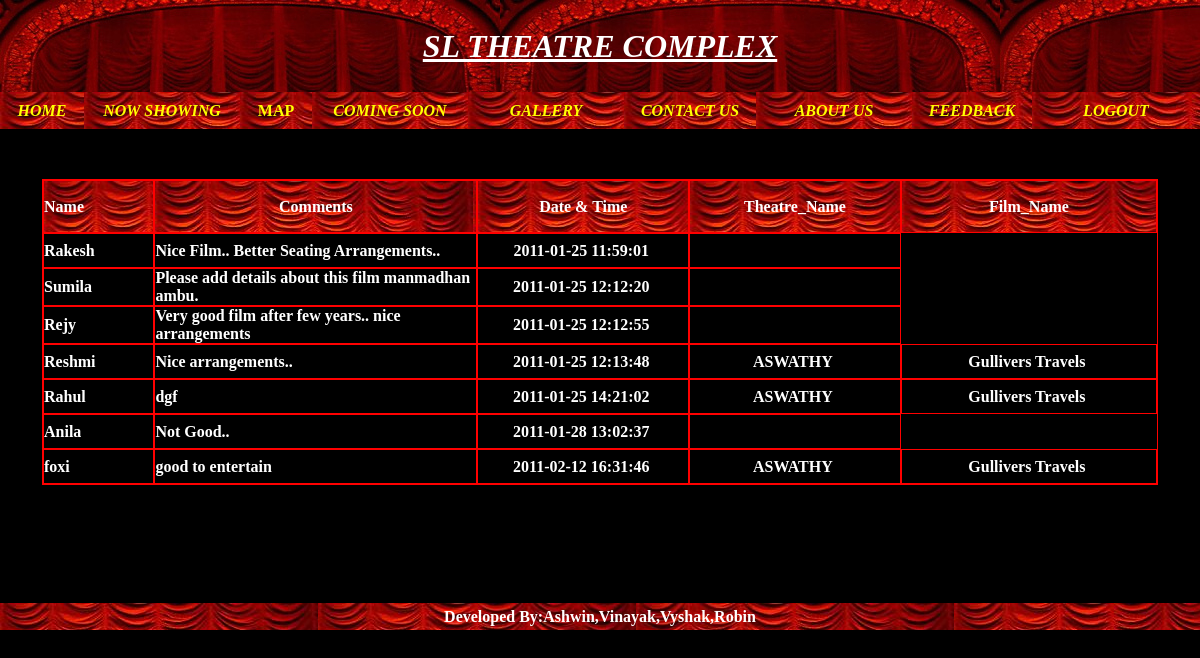
/View_Add_comments.php, run on the app's committed database.
### tables this page shows
CREATE TABLE IF NOT EXISTS `comments` (
  `Id` int(25) NOT NULL AUTO_INCREMENT,
  `Emailid` varchar(25) NOT NULL,
  `Name` varchar(25) NOT NULL,
  `comments` varchar(50) NOT NULL,
  `Date` datetime NOT NULL,
  `showid` int(25) NOT NULL,
  PRIMARY KEY (`Id`)
);

CREATE TABLE IF NOT EXISTS `theatre_shows` (
  `showid` bigint(25) NOT NULL AUTO_INCREMENT,
  `Date` date NOT NULL,
  `Theatre_name` varchar(35) NOT NULL,
  `Shows` varchar(25) NOT NULL,
  `showtime` time NOT NULL,
  `Film_name` varchar(50) NOT NULL,
  `Photo` varchar(100) NOT NULL,
  `Film_Description` text NOT NULL,
  `enddate` date NOT NULL,
  PRIMARY KEY (`showid`)
);

### View_Add_comments.php (the view, shortened to what this page needs)
<!DOCTYPE html PUBLIC "-//W3C//DTD XHTML 1.0 Transitional//EN" "http://www.w3.org/TR/xhtml1/DTD/xhtml1-transitional.dtd">
<html xmlns="http://www.w3.org/1999/xhtml">
<head>
</head>
<body>
<form name="f1" method="post" action="">
<?php
$con=mysql_connect("localhost","root","");
    $qry="select *from comments";
    $res=mysql_query($qry,$con);
	?>
<div id="Layer1">
  <table width="100%" height="92" border="0" cellpadding="0" cellspacing="0">
    <tr>
      <td background="pic/curtains08-02-22.jpg" bgcolor="#E0DFE3"><div align="center" class="style1">
        <div align="center" class="style3 style8"><ins>SL THEATRE COMPLEX </ins></div>
      </div></td>
    </tr>
  </table>
  <table width="100%" height="37" border="0" cellpadding="0" cellspacing="0">
    <tr>
      <td width="7%" height="37" background="pic/CURTAIN.JPG" bgcolor="#E0DFE3"><div align="center" class="style2"><a href="mainpage.php">HOME</a></div></td>
      <td width="13%" background="pic/CURTAIN.JPG" bgcolor="#E0DFE3"><div align="center" class="style6"><a href="nowshowing.php">NOW SHOWING </a></div></td>
      <td width="6%" background="pic/CURTAIN.JPG" bgcolor="#E0DFE3"><div align="center"><a href="map.php">MAP</a></div></td>
      <td width="13%" background="pic/CURTAIN.JPG" bgcolor="#E0DFE3"><div align="center" class="style6"><a href="comingsoon.php">COMING SOON </a></div></td>
      <td width="13%" background="pic/CURTAIN.JPG" bgcolor="#E0DFE3"><div align="center" class="style6"><a href="gallery.php">GALLERY</a><a href="ECoupon.php"></a></div></td>
      <td width="11%" background="pic/CURTAIN.JPG" bgcolor="#E0DFE3"><div align="center" class="style6"><a href="gallery.php"></a><a href="contactus.php">CONTACT US</a></div></td>
      <td width="13%" background="pic/CURTAIN.JPG" bgcolor="#E0DFE3"><div align="center" class="style6"><a href="contactus.php"></a> <a href="aboutus.php">ABOUT US</a></div></td>
      <td width="10%" background="pic/CURTAIN.JPG" bgcolor="#E0DFE3"><div align="center" class="style6"><a href="aboutus.php"></a> <a href="feedback.php" class="style16">FEEDBACK</a></div></td>
      <td width="14%" background="pic/CURTAIN.JPG" bgcolor="#E0DFE3"><div align="center" class="style22"><a href="index.php">LOGOUT</a></div></td>
    </tr>
  </table>
  <p>&nbsp;</p>
  <table width="93%" height="84" border="1" align="center" cellpadding="0" cellspacing="0" bordercolor="#FF0000">
    <tr>
      <th height="51" background="pic/CURTAIN.JPG" scope="col"><div align="left">Name</div></th>
      <th background="pic/CURTAIN.JPG" scope="col">Comments</th>
      <th background="pic/CURTAIN.JPG" scope="col">Date &amp; Time</th>
      <th background="pic/CURTAIN.JPG" scope="col">Theatre_Name </th>
      <th background="pic/CURTAIN.JPG" scope="col">Film_Name</th>
    </tr>
	 <?php
  while($row=mysql_fetch_array($res))
	{
	$Name=$row['Name'];
	$comments=$row['comments'];
	$date=$row['Date'];
	$showid=$row['showid'];
	?>
    <tr>
      <th width="10%" height="33" scope="col"><div align="left"><?php echo $Name; ?></div></th>
      <th width="29%" scope="col"><div align="left"><?php echo $comments;?></div></th>
      <th width="19%" scope="col"><?php echo $date;?>&nbsp;</th>
      <th width="19%" scope="col"><?php
	  $qry1="select *from theatre_shows where showid=$showid";
    $res1=mysql_query($qry1,$con);
	while($row1=mysql_fetch_array($res1))
	{
	echo $row1['Theatre_name'];
	 ?>&nbsp;</th>
      <th width="23%" scope="col"><div align="center"><?php echo $row1['Film_name']; ?>&nbsp;
            <?php } ?>
      </div></th>
    </tr>
	   <?php } ?>
  <p>&nbsp;</p>
  <p>&nbsp;</p>
  <p>&nbsp;</p>
  <table width="100%" height="27" border="0" cellpadding="0" cellspacing="0" background="pic/CURTAIN.JPG">
    <tr>
      <td><div align="center"><span class="style7">Developed By:Ashwin,Vinayak,Vyshak,Robin </span></div></td>
    </tr>
  </table>
</form>
</body>
</html>

### View_Add_comments.php (style rules this page uses)
.style1 { font-size: xx-large; font-weight: bold; font-style: italic; color: #9966FF; }
.style2 { color: #FFFF66; font-style: italic; font-weight: bold; }
.style3 { color: #FFFFFF; font-family: Georgia, "Times New Roman", Times, serif; }
.style6 { color: #FFFF00; font-weight: bold; font-style: italic; }
a:link { color: #FFFF00; text-decoration: none; }
body { background-image: url(); background-color: #000000; }
.style7 { color: #FFFFFF; font-weight: bold; }
.style8 { color: #FFFFFF }
body,td,th { color: #FFFFFF; font-weight: bold; }
.style16 { font-family: "Times New Roman", Times, serif; font-style: italic; font-weight: bold; }
.style22 { color: #FFFF00; font-weight: bold; font-style: italic; font-family: "Times New Roman", Times, serif; }

### data on the page
comments: Name "Rakesh", comments "Nice Film.. Better Seating Arrangements..", Date "2011-01-25 11:59:01"
comments: Name "Sumila", comments "Please add details about this film manmadhan ambu.", Date "2011-01-25 12:12:20"
comments: Name "Rejy", comments "Very good film after few years.. nice arrangements", Date "2011-01-25 12:12:55"
comments: Name "Reshmi", comments "Nice arrangements..", Date "2011-01-25 12:13:48"
theatre_shows: Theatre_name "ASWATHY", Film_name "Gullivers Travels"
comments: Name "Rahul", comments "dgf", Date "2011-01-25 14:21:02"
comments: Name "Anila", comments "Not Good..", Date "2011-01-28 13:02:37"
comments: Name "foxi", comments "good to entertain", Date "2011-02-12 16:31:46"
